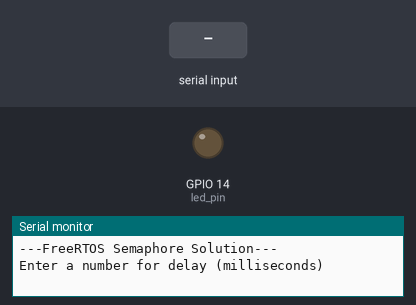
The sketch below on a simulated ESP32. Shown: output pins drawn as LEDs (lit = HIGH), the last lines printed to the serial monitor. Dashed ring = blinking. Inputs (shaded band) come from the test bench.

Above: at 1.8 s.
1.9 s: "90,45\n" received over Serial
At 6.8 s:
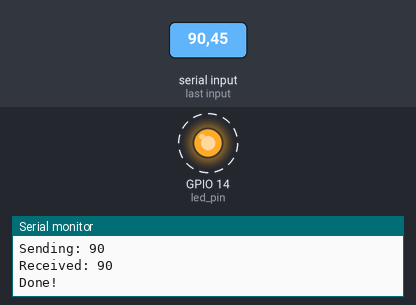
Timing chart, 0 to 10.9 s (numbered marks = the images above; inputs shaded):
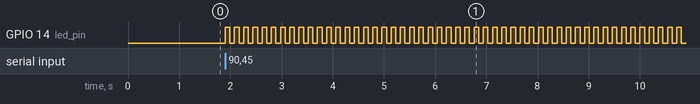

The sketch:

Part7_Semaphores.ino
```cpp
/*
This is a binary semaphore demo.
In here we’ll type a number as input, it’ll pass a number to the function, and then write it on the LED.
The semaphore will be used so that the function can run and finish it, and then the setup() can finish.
*/

// You'll likely need this on vanilla FreeRTOS
//#include semphr.h

// Use only core 1
#if CONFIG_FREERTOS_UNICORE
static const BaseType_t app_cpu = 0;
#else
static const BaseType_t app_cpu = 1;
#endif


// Globals
//static int shared_var = 0;
static SemaphoreHandle_t bin_sem;  //declare our global mutex. Note that FreeRTOs generalizes mutex and semaphroes as just semaphores

static const int led_pin = 14;


// Blink LED based on rate passed by parameter
void blinkLED(void *parameters) {

 // Copy the parameter into a local variable
 int num = *(int *)parameters;


 // Release the binary semaphore so that the creating function can finish. Using Give (producer) we add one to the Semaphore (semaphore now at 1)
 xSemaphoreGive(bin_sem);


 // Print the parameter
 Serial.print("Received: ");
 Serial.println(num);


 // Configure the LED pin
 pinMode(led_pin, OUTPUT);


 // Blink forever and ever
 while (1) {
   digitalWrite(led_pin, HIGH);
   vTaskDelay(num / portTICK_PERIOD_MS);
   digitalWrite(led_pin, LOW);
   vTaskDelay(num / portTICK_PERIOD_MS);
 }
}

//*****************************************************************************
// Main (runs as its own task with priority 1 on core 1)

void setup() {


long int delay_arg;


 // Configure Serial
 Serial.begin(115200);


 // Wait a moment to start (so we don't miss Serial output)
 vTaskDelay(1000 / portTICK_PERIOD_MS);
 Serial.println();
 Serial.println("---FreeRTOS Semaphore Solution---");
 Serial.println("Enter a number for delay (milliseconds)");


 // Wait for input from Serial
 while (Serial.available() <= 0);


 // Read integer value
 delay_arg = Serial.parseInt();
 Serial.print("Sending: ");
 Serial.println(delay_arg);


  // Create mutex before starting tasks
 bin_sem = xSemaphoreCreateBinary();  //initialized to 0


// Note we don’t need to add a SemaphoreTake(), in this place, since the semaphore already initializes it to 0


 // Start task 1
 xTaskCreatePinnedToCore(blinkLED,
                         "Blink LED",
                         1024,
                         (void *)&delay_arg,
                         1,
                         NULL,
                         app_cpu);

 // Do nothing until mutex has been returned (maximum delay)
 xSemaphoreTake(bin_sem, portMAX_DELAY);

 // Show that we accomplished our task of passing the stack-based argument
 Serial.println("Done!");
}


void loop() {
  // Do nothing but allow yielding to lower-priority tasks
 vTaskDelay(1000 / portTICK_PERIOD_MS);
}
```

Measured:
- after the input at 1.9 s, GPIO 14 (led_pin): alternates HIGH for 0.09 s and LOW for 0.09 s, starting at once
